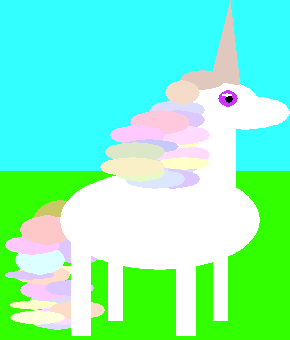

The Python source for this figure:
import pygame
from pygame.draw import *

pygame.init()

FPS = 30
k=220
m=310
screen = pygame.display.set_mode((510-k, 650-m))
surf = pygame.Surface((510-k, 650-m))
surf.fill((50, 255, 0))
line(surf, (50, 255, 255), [0, 80], [300, 80], 180)
ellipse(surf, (220, 220, 255), [250-k, 600-m, 55, 20])
ellipse(surf, (255, 200, 255), [240-k, 590-m, 55, 20])
ellipse(surf, (255, 255, 200), [230-k, 610-m, 49, 10])
ellipse(surf, (220, 220, 255), [250-k, 620-m, 55, 20])
ellipse(surf, (255, 220, 255), [257-k, 615-m, 55, 20])
ellipse(surf, (255, 255, 200), [255-k, 575-m, 49, 10])
ellipse(surf, (255, 220, 200), [270-k, 610-m, 55, 20])
ellipse(surf, (255, 220, 200), [235-k, 575-m, 55, 20])
ellipse(surf, (220, 200, 255), [225-k, 580-m, 49, 10])
ellipse(surf, (255, 255, 220), [230-k, 620-m, 55, 15])
ellipse(surf, (220, 200, 255), [265-k, 590-m, 49, 16])
circle(surf, (200, 200, 100), [280-k, 540-m], 30)
ellipse(surf, (220, 200, 255), [275-k, 545-m, 50, 30])
ellipse(surf, (220, 255, 255), [235-k, 555-m, 50, 30])
ellipse(surf, (255, 200, 255), [225-k, 545-m, 55, 20])
ellipse(surf, (255, 200, 200), [240-k, 525-m, 55, 30])
ellipse(surf, (255, 255, 255), [280-k, 480-m, 200, 100])
line(surf, (255, 255, 255), [300-k, 525-m], [300-k, 645-m], 20)
line(surf, (255, 255, 255), [335-k, 525-m], [335-k, 630-m], 15)
line(surf, (255, 255, 255), [425-k, 400-m], [425-k, 525-m], 60)
line(surf, (255, 255, 255), [405-k, 525-m], [405-k, 645-m], 20)
line(surf, (255, 255, 255), [440-k, 525-m], [440-k, 630-m], 15)

ellipse(surf, (255, 255, 255), [400-k, 390-m, 80, 50])
ellipse(surf, (255, 255, 255), [420-k, 405-m, 90, 35])

ellipse(surf, (220, 220, 255), [370-k, 410-m, 55, 20])
ellipse(surf, (255, 200, 255), [360-k, 425-m, 55, 20])
ellipse(surf, (255, 255, 200), [370-k, 445-m, 49, 10])
ellipse(surf, (220, 220, 255), [365-k, 465-m, 55, 20])
ellipse(surf, (255, 220, 255), [375-k, 455-m, 55, 20])
ellipse(surf, (255, 255, 200), [380-k, 470-m, 49, 10])

ellipse(surf, (220, 200, 255), [370-k, 420-m, 55, 20])
ellipse(surf, (255, 200, 255), [360-k, 435-m, 55, 20])
ellipse(surf, (255, 255, 200), [370-k, 449-m, 49, 10])
ellipse(surf, (220, 200, 255), [365-k, 479-m, 55, 20])
ellipse(surf, (255, 220, 255), [375-k, 435-m, 55, 20])
ellipse(surf, (255, 255, 200), [380-k, 467-m, 49, 10])

ellipse(surf, (255, 200, 220), [350-k, 420-m, 60, 25])
ellipse(surf, (255, 200, 255), [330-k, 435-m, 55, 20])
ellipse(surf, (200, 200, 255), [340-k, 449-m, 59, 15])
ellipse(surf, (220, 230, 255), [345-k, 479-m, 60, 20])
ellipse(surf, (220, 230, 200), [325-k, 452-m, 60, 20])
ellipse(surf, (230, 250, 200), [335-k, 472-m, 50, 20])
ellipse(surf, (250, 240, 200), [320-k, 467-m, 65, 20])

ellipse(surf, (225, 200, 190), [400-k, 380-m, 45, 20])
ellipse(surf, (245, 220, 200), [385-k, 390-m, 35, 25])
polygon(surf, (225, 200, 190), [[430-k, 390-m],[460-k, 395-m], [450-k, 310-m]])

ellipse(surf, (205, 50, 255), [438-k, 400-m, 20, 17])
ellipse(surf, (0, 0, 0), [445-k, 405-m, 8, 8])
ellipse(surf, (0, 0, 0), [445-k, 405-m, 8, 8])
ellipse(surf, (255, 255, 255), [442-k, 403-m, 10, 4])
pygame.image.save(surf,'horse3.PNG')
pygame.display.update()
clock = pygame.time.Clock()
finished = False

while not finished:
    clock.tick(FPS)
    for event in pygame.event.get():
        if event.type == pygame.QUIT:
            finished = True

pygame.quit()
